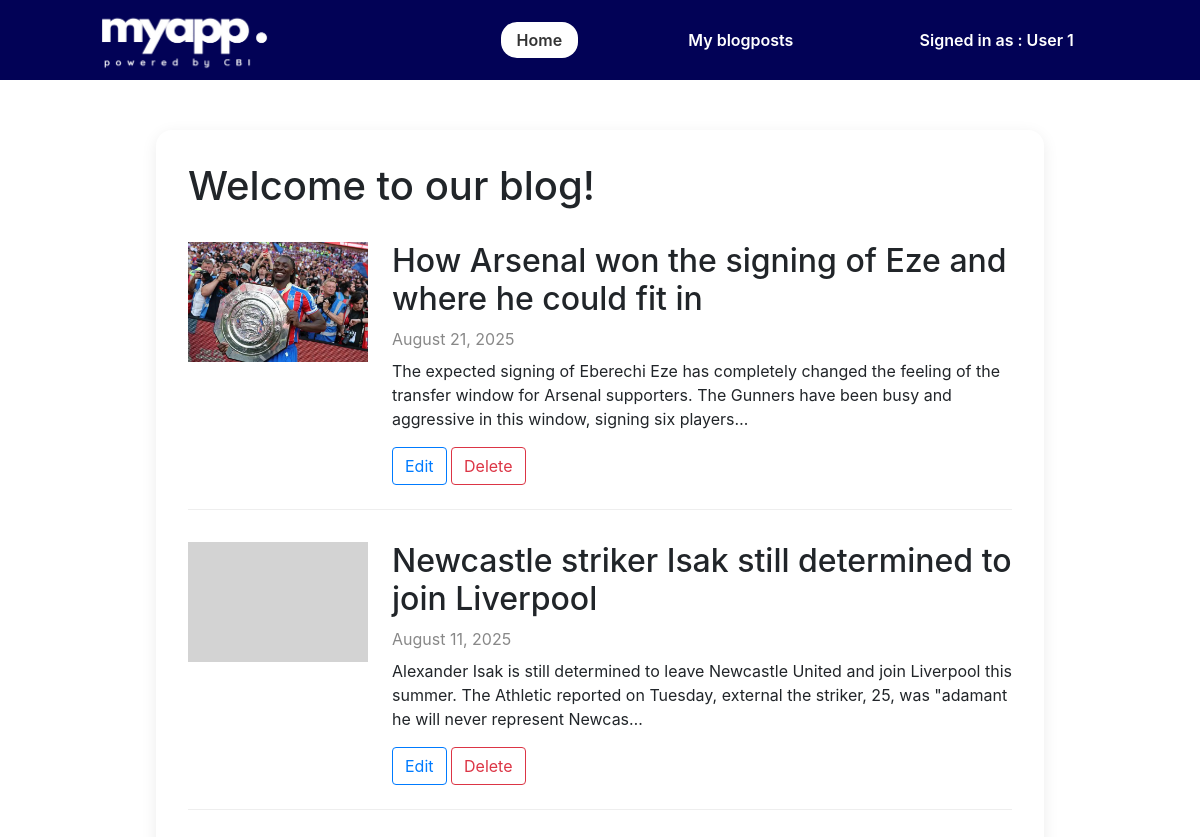
The page / on the database its author committed.
### posts/models.py (models this page shows, shortened)
class BlogPost(models.Model):
    title = models.CharField(max_length=100)
    content = models.TextField()
    image = models.ImageField(upload_to='images/', blank=True, null=True)
    created_on = models.DateTimeField(auto_now_add=True)
    modified_on = models.DateTimeField(auto_now=True)

### posts/views.py (the view)
# urls.py: 2. Add a URL to urlpatterns:  path('', views.home, name='home')
def home(request):
    blogs = BlogPost.objects.all().order_by('-created_on')
    blogscount = blogs.count()
    context = {
        'blogs':blogs,
        'blogscount':blogscount
    }
    return render(request,'posts/home.html',context)

### posts/templates/posts/home.html
{% extends "posts/base.html"%}
{%block content%}
    <div class="main-container">
        <div class="topbar">
            <h1 class="title">Welcome to our blog!</h1>
        </div>
        {% if blogscount == 0%}
        <p> There are no blog posts yet</p>
        {%else%}
        <div>
            {% for blog in blogs%}
                <div class="article">
                    <div class="article-image">
                        {% if blog.image %}
                        <img src="{{blog.image.url}}">
                        {% endif %}
                    </div>
                    <div class="article-content">
                        <h2>{{blog.title}}</h2>
                        <div class="article-date">{{blog.created_on|date:"F j, Y"}}</div>
                        <p>{{blog.content|truncatechars:200}}</p>
                        <div class="article-buttons">
                            <a class="btn btn-outline-primary" href="{% url 'edit' blog.id %}">Edit</a>
                            <a class="btn btn-outline-danger" href="{% url 'delete' blog.id %}">Delete</a>
                        </div>
                    </div>
                </div>
            {% endfor %}
        </div>
        {%endif%}
    </div>
{%endblock%}

### posts/templates/posts/base.html (shortened to what this page needs)
{% load static%}
<!DOCTYPE html>
<html lang="en">
<head>
    <link rel="stylesheet" href="{% static 'posts/main.css'%}">
    <link rel="stylesheet" href="https://cdn.jsdelivr.net/npm/bootstrap@4.6.2/dist/css/bootstrap.min.css">
</head>
<body>
    <nav class="navbar">
        <div class="navbar-logo">
            <a href="/">
                <img class="logo" src="{% static 'posts/MyAppLogo.png'%}" alt="My image">
            </a>
        </div>
         <ul class="navbar-links">
            <li>
                <a href="{% url 'home'%}" class="{% if request.path == '/'%}active{%endif%}"> Home</a>
            </li>
            <li>
                <a href="{% url 'blogposts'%}" class="{% if request.path == '/blogposts'%}active{%endif%}"> My blogposts</a>
            </li>
            <li>
                <a href="#" class="{% if request.path == '#'%}active{%endif%}"> Signed in as : User 1 </a>
            </li>
         </ul>
    </nav>
    <div class="container">
        {%block content%}
        {%endblock%}
    </div>
</body>
</html>

### posts/static/posts/main.css (style rules this page uses)
html { font-family: Arial, Helvetica, sans-serif; }
body { margin: 0 ; padding:0; }
.navbar { width: 100%; height: 80px; background: #020256; display: flex; flex-direction: row; }
.navbar-logo { width: 30%; height: 100%; display: flex; justify-content: center; align-items: center; }
.navbar-links { width: 70%; height: 100%; margin:0; display: flex; align-items: center; justify-content: space-evenly; list-style: none; }
.logo { max-width: 90%; max-height: 70px; height: auto; }
.navbar-links a { text-decoration: none; color: white; font-weight: 600; font-size: 1rem; padding: 8px 16px; }
.navbar-links a.active, .navbar-links a:hover { background-color: white; color: #333; padding: 8px 16px; border-radius: 16px; }
.container { display: flex; justify-content: center; margin-top: 50px; }
.main-container { width: 80%; box-shadow: 0 4px 16px rgba(0, 0, 0, 0.08); border-radius: 16px; padding:32px; }
.title { margin: 0; }
.topbar { display: flex; flex-direction: row; justify-content: space-between; align-items: center; margin-bottom: 16px; }
.article, .article-delete { display: flex; border-bottom: 1px solid #eee; gap:24px; margin: 32px 0; padding-bottom: 24px; }
.article-image, .article-image-delete { flex:0 0 180px; background-color: lightgray; max-height: 120px; }
.article-image img, .article-image-delete img { object-fit: cover; width: 180px; height: 120px; }
.article-date { color:#888; margin-bottom: 8px; }

### rows shown on the page
BlogPost: image (picture), title "How Arsenal won the signing of Eze and where he could fit in", created_on "August 21, 2025", content "The expected signing of Eberechi Eze has completely changed the feeling of the transfer window for Arsenal supporters. The Gunners have been busy and aggressive in this window, signing six players…"
BlogPost: title "Newcastle striker Isak still determined to join Liverpool", created_on "August 11, 2025", content "Alexander Isak is still determined to leave Newcastle United and join Liverpool this summer. The Athletic reported on Tuesday, external the striker, 25, was \"adamant he will never represent Newcas…"
